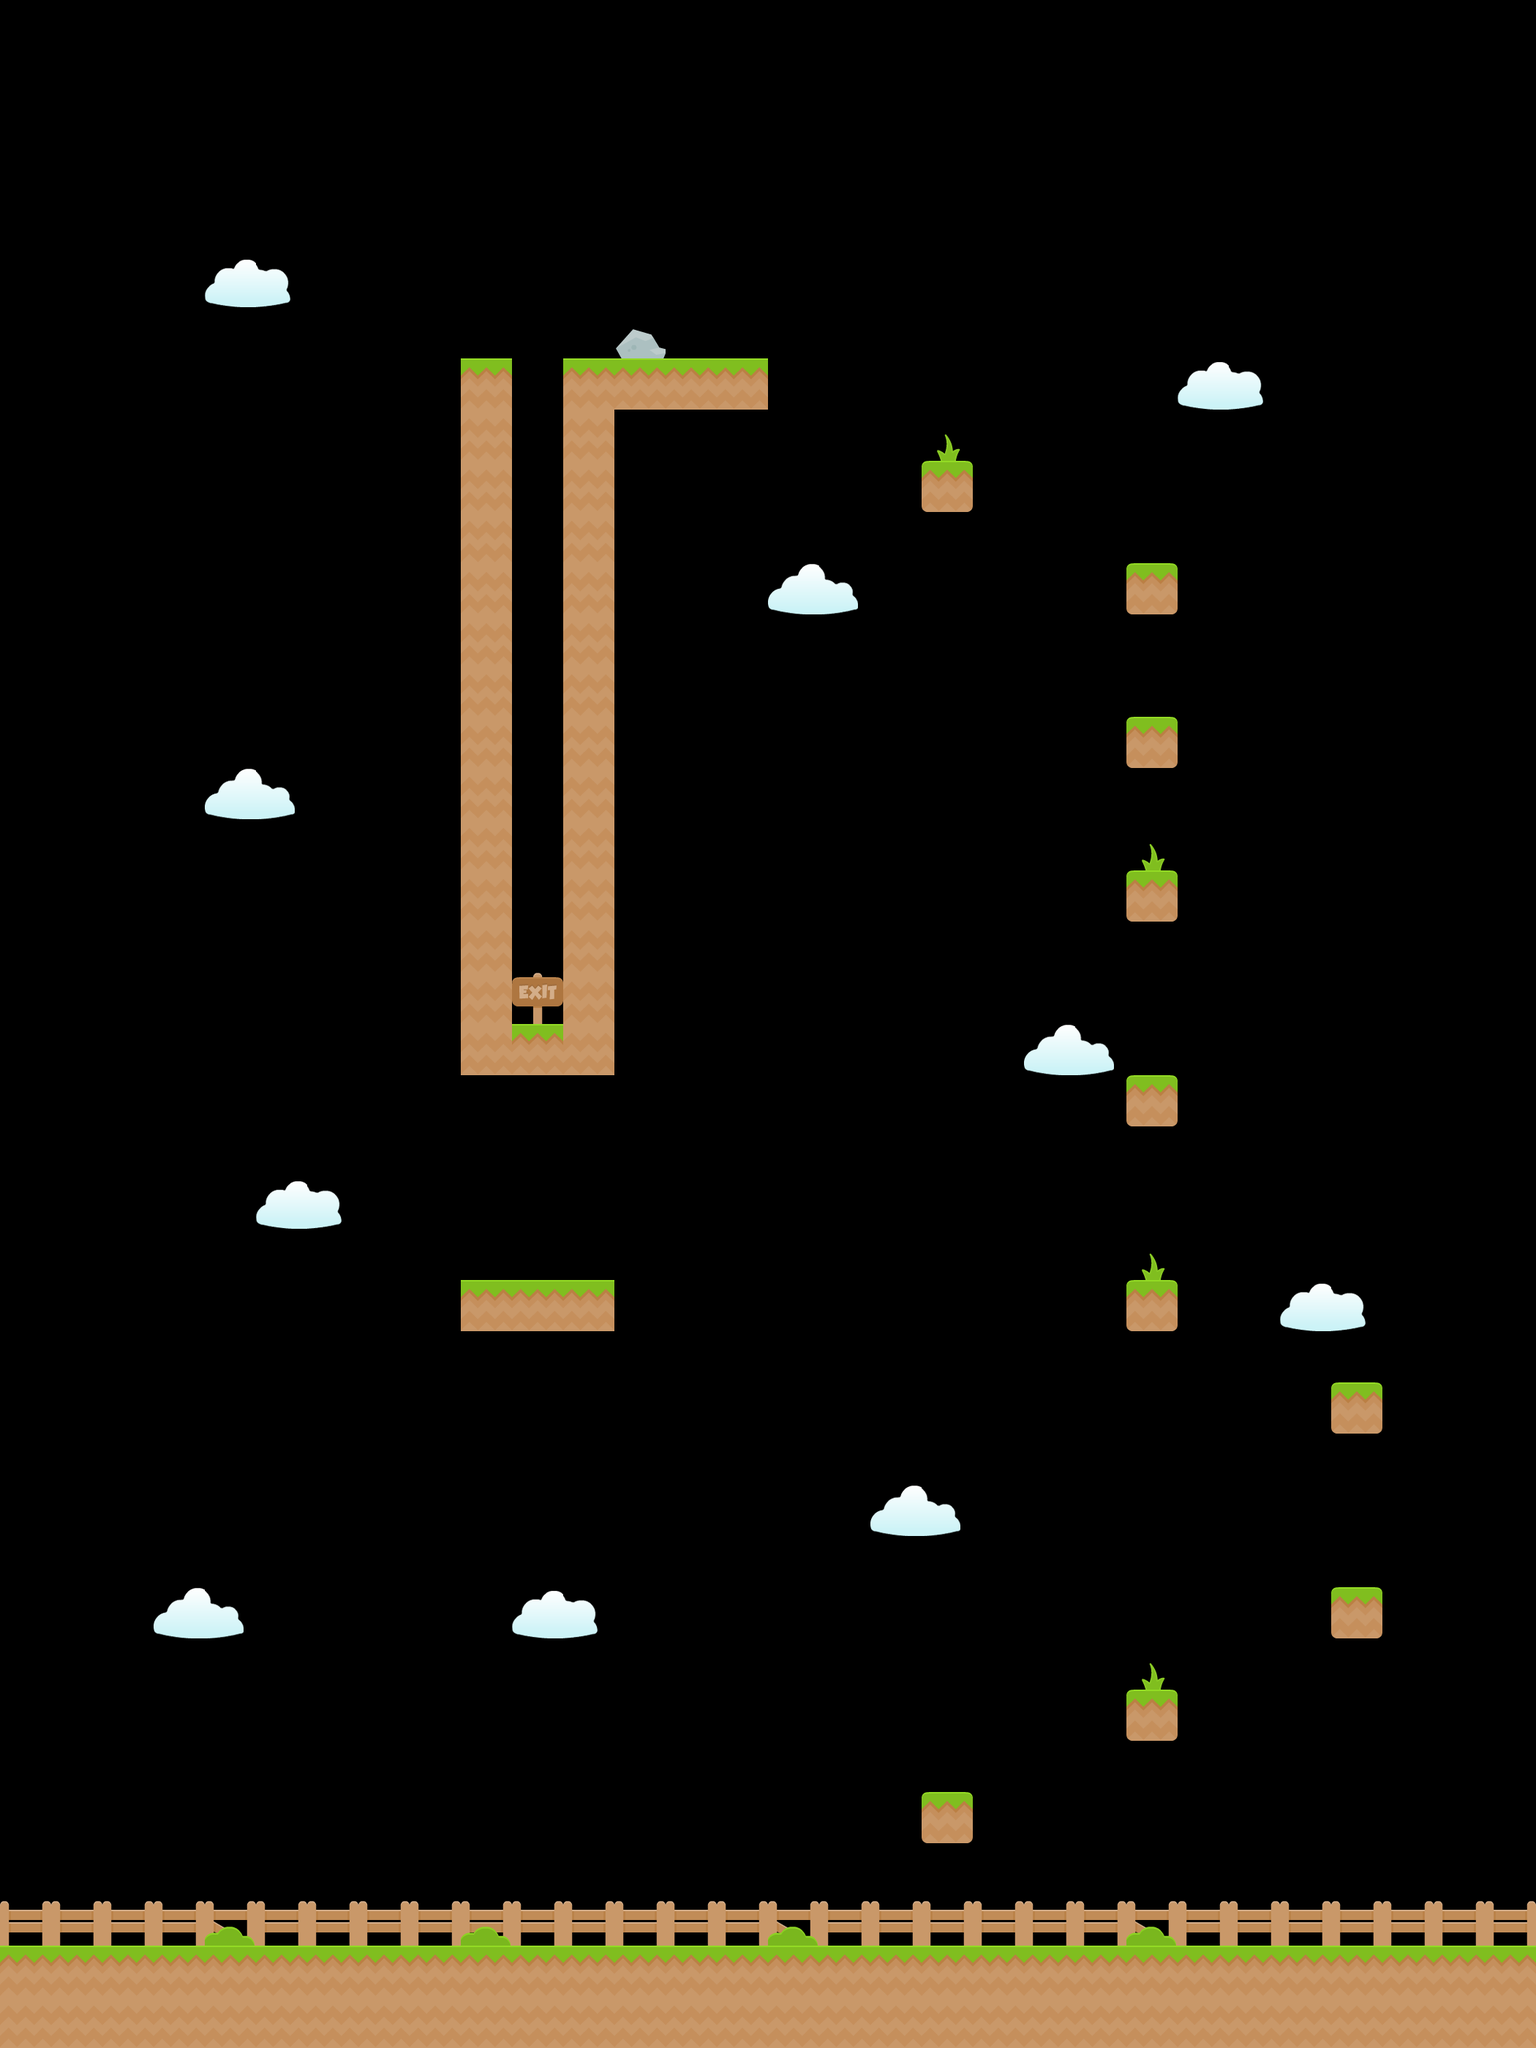

The image is a tile-based game level rendered from a .tmx file. Its description and source (layers, tilesets, objects; grid data summarised) follow:
An orthogonal 30x40 tile map with 70x70 px tiles, 3 tile layers (Background, Background2, Platforms), 2 tilesets and 17 objects (8x SnakeSlime, 5x Barnacle, Player, GrassPlatform, Gem, ...).

<map version="1.0" orientation="orthogonal" width="30" height="40" tilewidth="70" tileheight="70">
 <tileset firstgid="1" name="BaseTiles" tilewidth="70" tileheight="70" spacing="2">
  <image source="../Textures/Tileset/base_tiles_spritesheet.png" width="936" height="936" />
 </tileset>
 <tileset firstgid="170" name="Items" tilewidth="70" tileheight="70" spacing="2">
  <image source="../Textures/Tileset/items_spritesheet.png" width="576" height="576" />
 </tileset>
 <layer name="Background" width="30" height="40">
  <data>[1200 cells, 51 non-empty, 7 distinct tile ids]</data>
 </layer>
 <layer name="Background2" width="30" height="40">
  <data>[1200 cells, 9 non-empty, 3 distinct tile ids]</data>
 </layer>
 <layer name="Platforms" width="30" height="40">
  <data>[1200 cells, 209 non-empty, 4 distinct tile ids]</data>
 </layer>
 <objectgroup name="Spawns" width="30" height="40">
  <object name="Player" type="Player" x="140" y="2590" width="70" height="70" />
  <object name="SnakeSlime" type="SnakeSlime" x="350" y="2590" width="70" height="70" />
  <object name="SnakeSlime" type="SnakeSlime" x="420" y="2590" width="70" height="70" />
  <object name="SnakeSlime" type="SnakeSlime" x="490" y="2590" width="70" height="70" />
  <object name="SnakeSlime" type="SnakeSlime" x="700" y="2590" width="70" height="70" />
  <object name="SnakeSlime" type="SnakeSlime" x="840" y="2590" width="70" height="70" />
  <object name="SnakeSlime" type="SnakeSlime" x="770" y="2590" width="70" height="70" />
  <object name="Barnacle" type="Barnacle" x="770" y="1680" width="70" height="70" />
  <object name="Barnacle" type="Barnacle" x="630" y="1680" width="70" height="70" />
  <object name="Barnacle" type="Barnacle" x="630" y="1470" width="70" height="70">
   <properties>
    <property name="flipped" value="true" />
   </properties>
  </object>
  <object name="Barnacle" type="Barnacle" x="700" y="1470" width="70" height="70">
   <properties>
    <property name="flipped" value="true" />
   </properties>
  </object>
  <object name="Barnacle" type="Barnacle" x="770" y="1470" width="70" height="70">
   <properties>
    <property name="flipped" value="true" />
   </properties>
  </object>
  <object name="GrassPlatform" type="GrassPlatform" x="1190" y="1750" width="70" height="70">
   <properties>
    <property name="velocity" value="20" />
    <property name="waypoints" value="[{&quot;x&quot;:17,&quot;y&quot;:25},{&quot;x&quot;:14,&quot;y&quot;:25},{&quot;x&quot;:14,&quot;y&quot;:100}]" />
   </properties>
  </object>
  <object name="SnakeSlime" type="SnakeSlime" x="630" y="420" width="70" height="70" />
  <object name="SnakeSlime" type="SnakeSlime" x="770" y="420" width="70" height="70" />
 </objectgroup>
 <objectgroup name="Objects" width="30" height="40">
  <object name="Gem" type="Gem" gid="204" x="700" y="1750" />
  <object name="Exit" type="Exit" gid="65" x="700" y="1400" />
 </objectgroup>
</map>
